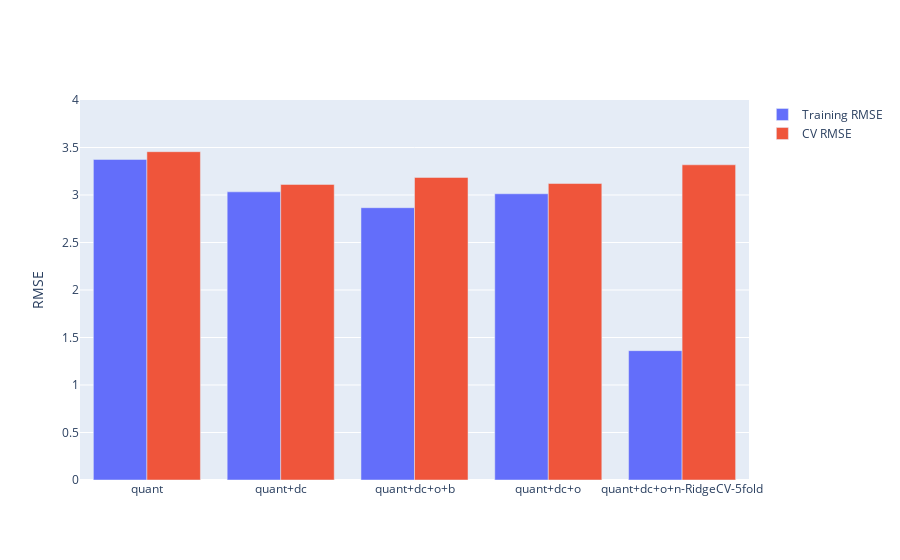

Notebook cell for this chart:
### Code cell
fig = compare_models(models)
fig.update_yaxes(range = [0, 4], title = "RMSE")

### Figure 1 — Plotly figure (JSON) as saved in the notebook; plotly's stock layout.template omitted (floating-point values rounded to 4 significant figures)
{"data": [{"name": "Training RMSE", "type": "bar", "x": ["quant", "quant+dc", "quant+dc+o+b", "quant+dc+o", "quant+dc+o+n-RidgeCV-5fold"], "y": [3.375, 3.033, 2.866, 3.013, 1.361]}, {"name": "CV RMSE", "type": "bar", "x": ["quant", "quant+dc", "quant+dc+o+b", "quant+dc+o", "quant+dc+o+n-RidgeCV-5fold"], "y": [3.456, 3.111, 3.185, 3.121, 3.318]}], "layout": {"yaxis": {"range": [0, 4], "title": {"text": "RMSE"}}}}
